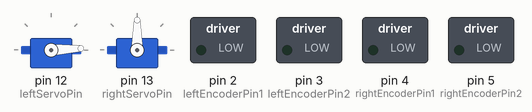
The sketch below on a simulated Arduino Uno, built with avr-gcc and run on an emulated ATmega328P. Shown: 2 × servo, switched loads named in the sketch (green lamp = pin HIGH).

Above: at 0.05 s.
At 2.6 s:
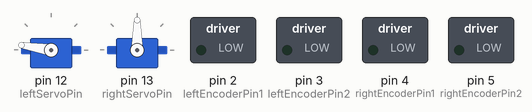
At 5.2 s:
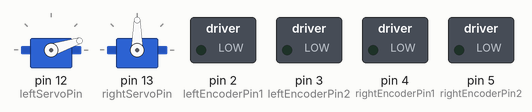
At 10.9 s:
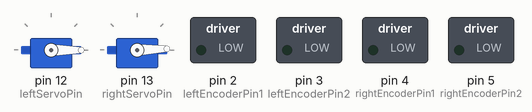
Timing chart, 0 to 14.2 s (numbered marks = the images above):
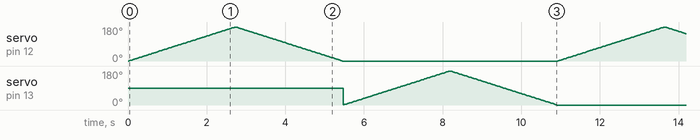

The sketch:

system_test.ino
```cpp
#include <Servo.h>

// Make servos
Servo leftServo;
Servo rightServo;

const int leftEncoderPin1 = 2;
const int leftEncoderPin2 = 3;
const int rightEncoderPin1 = 4;
const int rightEncoderPin2 = 5;
const int leftInputPin1 = 6;
const int leftInputPin2 = 7;
const int leftEnablePin = 8;
const int rightInputPin1 = 9;
const int rightInputPin2 = 10;
const int rightEnablePin = 11;
const int leftServoPin = 12;
const int rightServoPin = 13;

// variable to store the servo position
int leftServoPos = 0;
int rightServoPos = 0;

void setup() {
  // Attach servos to pins 12 and 13
  leftServo.attach(leftServoPin);
  rightServo.attach(rightServoPin);

  // Encoder Pins
  pinMode(leftEncoderPin1, OUTPUT);
  pinMode(leftEncoderPin2, OUTPUT);
  pinMode(rightEncoderPin1, OUTPUT);
  pinMode(rightEncoderPin2, OUTPUT);

  // Motor Control Pins

}

void loop() {
  for (leftServoPos = 0; leftServoPos <= 180; leftServoPos += 1) {
    // in steps of 1 degree
    leftServo.write(leftServoPos);
    delay(15);
  }
  for (leftServoPos = 180; leftServoPos >=0; leftServoPos -= 1) {
    // in steps of 1 degree
    leftServo.write(leftServoPos);
    delay(15);
  }
  for (rightServoPos = 0; rightServoPos <= 180; rightServoPos += 1) {
    // in steps of 1 degree
    rightServo.write(rightServoPos);
    delay(15);
  }
  for (rightServoPos = 180; rightServoPos >=0; rightServoPos -= 1) {
    // in steps of 1 degree
    rightServo.write(rightServoPos);
    delay(15);
  }
}
```
